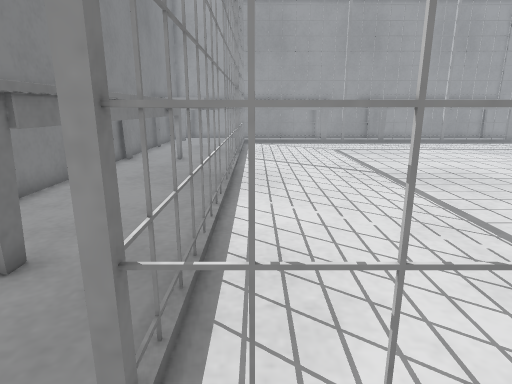
View 1 (above)

18 first-person views from a walk through a Gazebo world. The camera is 0.63 m above the floor, tilts 14° down and sees 75° across. The floor is counted in squares, 0.25 m on a side. Each view is taken from the middle of a square. On the plan, view 1 faces up. The plan holds only what a view shows up to about 20 squares ahead; the rest is blank. The place goes on beyond the plan.

View 2
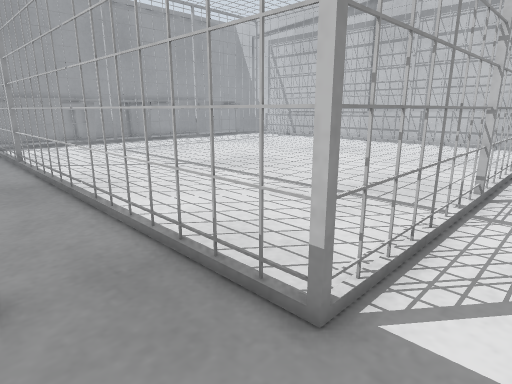

View 3
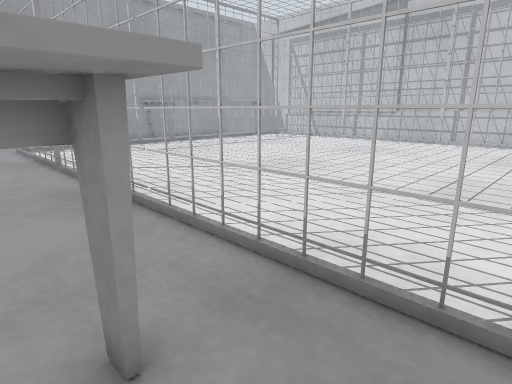

View 4
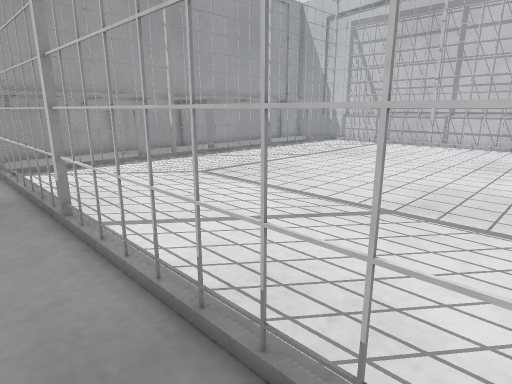

View 5
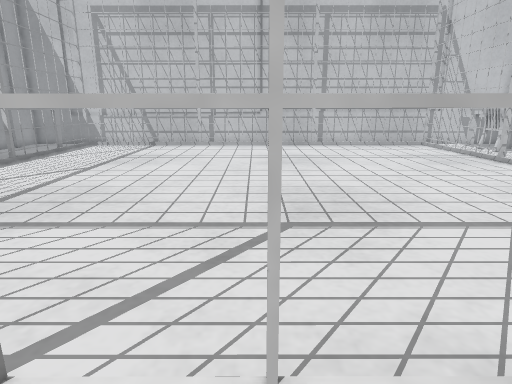

View 6
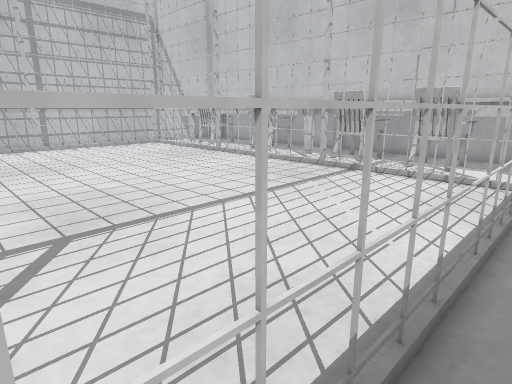

View 7
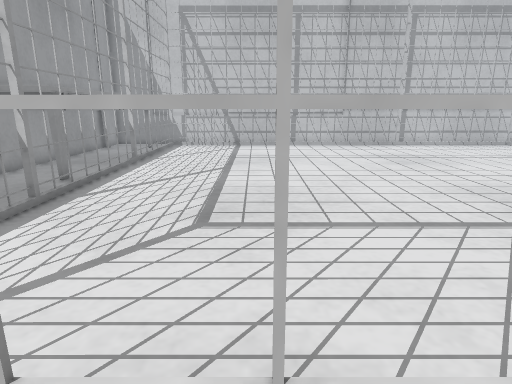

View 8
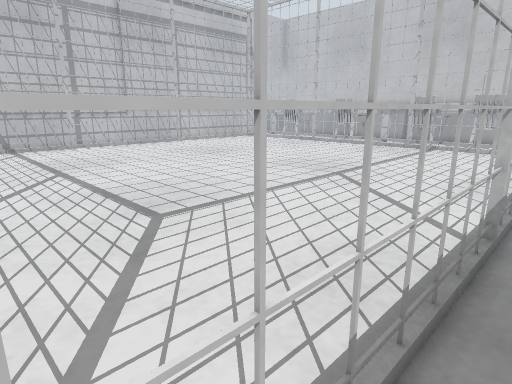

View 9
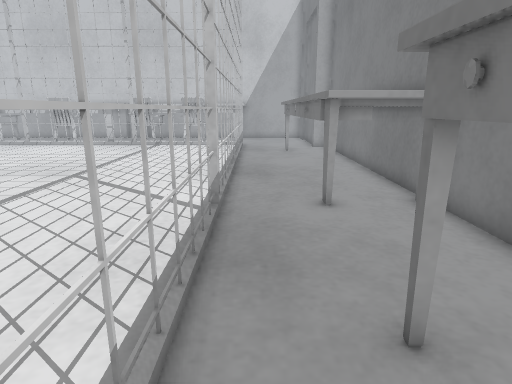

View 10
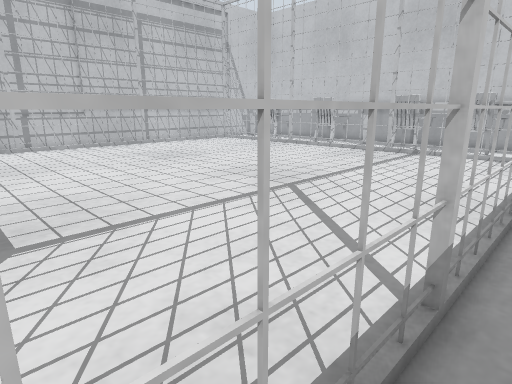

View 11
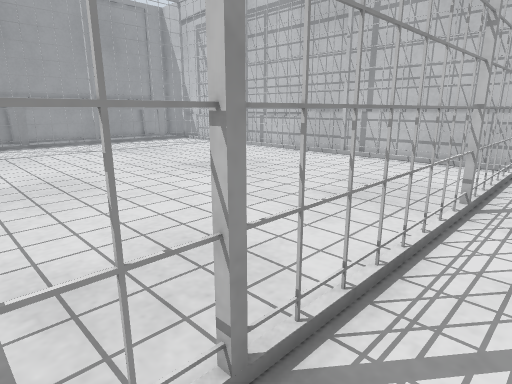

View 12
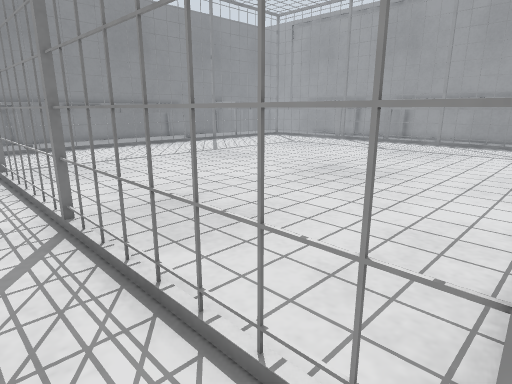

View 13
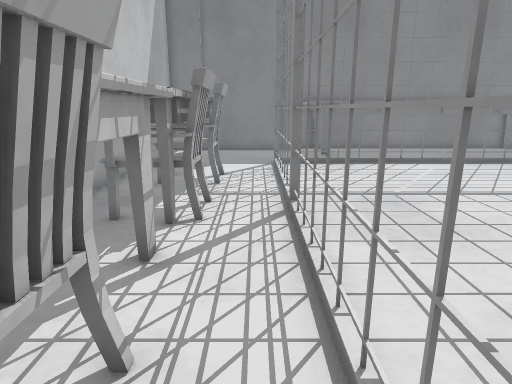

View 14
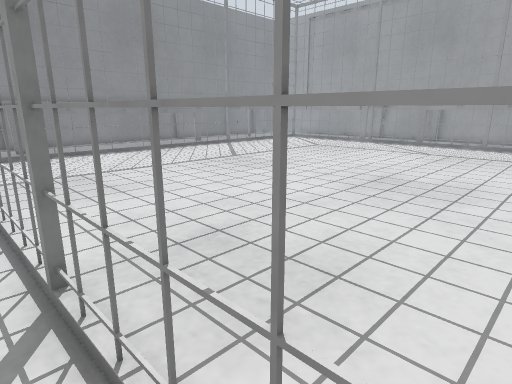

View 15
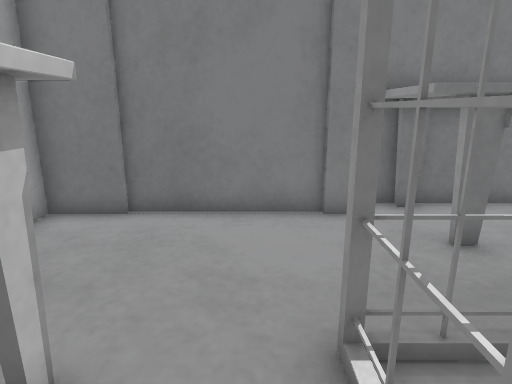

View 16
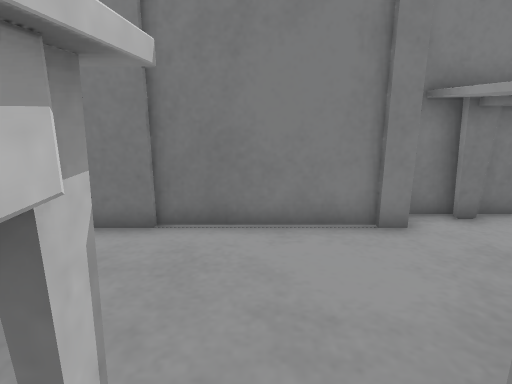

View 17
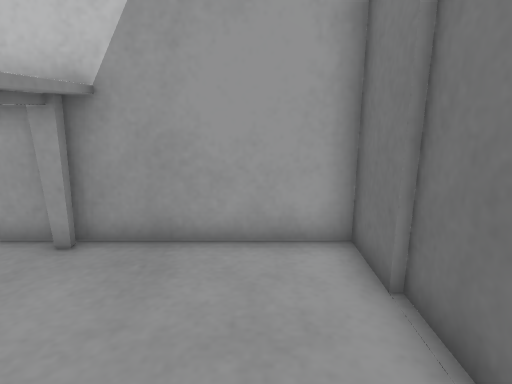

View 18
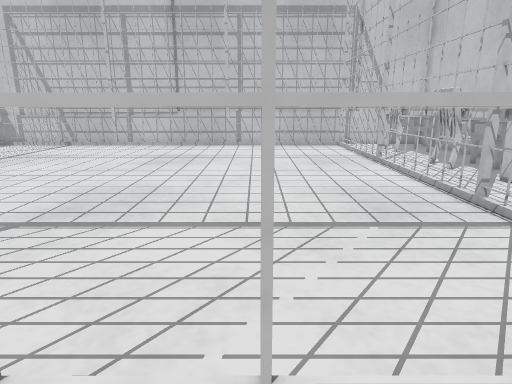

### Floor plan
Key: @ floor where view 1 was taken; # wall or solid block; . floor; = window, fence, low wall or low ledge; T thing the floor can be seen under or through.
Columns run from 7 left of view 1 to 23 right of it. Each row starts with its distance up from view 1.
 27        #
 26      .#####################
 25      .T...................
 24    #=.T....................
 23    #=.T....................
 22  .....T......................#
 21  .....T......................#
 20 #.....T......................#
 19 #.....T......................#
 18 ####..T......................#
 17   ##..T......................#
 16    #..T..................... #
 15    #..T..................... #
 14    #..T......................#
 13    #..T......................#
 12    #..T......................#
 11    #..T......................#
 10    #..T......................#
  9    #..T......................#
  8    #..T......................#
  7    #..T......................#
  6    #..T......................#
  5  ###..T......................#
  4  ##=..T......................#
  3  #....T......................##
  2  #....TTTTTTTTTTTTTTTTTTTTTTT##
  1  #..........................
  0  #.....@.###.###...###...#   .
 -1  #....####################
 -2  #....#
 -3  #....#
 -4  ######

Positions as (right, up) in squares from view 1, and headings:
1: (0, 0), facing up
2: (-4, 0), facing up-right
3: (-5, 2), facing up-right
4: (-3, 10), facing up-right
5: (-2, 14), facing right
6: (-2, 15), facing down-right
7: (-2, 20), facing right
8: (-2, 25), facing down-right
9: (-2, 26), facing down
10: (-2, 22), facing down-right
11: (5, 0), facing up-right
12: (22, 0), facing up-left
13: (15, 1), facing left
14: (19, 1), facing up-left
15: (2, 1), facing left
16: (1, 0), facing left
17: (-4, 2), facing down
18: (-2, 8), facing right
